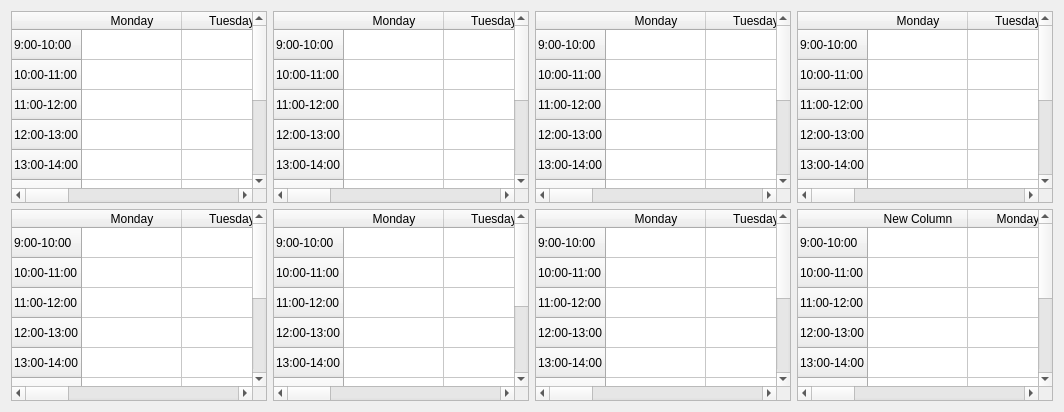
          <widget class="QWidget" name="tab_12">
           <attribute name="title">
            <string>Page</string>
           </attribute>
           <layout class="QGridLayout" name="gridLayout_12">
            <item row="0" column="0">
             <widget class="QTableWidget" name="tableWidget_21">
              <row>
               <property name="text">
                <string>9:00-10:00</string>
               </property>
              </row>
              <row>
               <property name="text">
                <string>10:00-11:00</string>
               </property>
              </row>
              <row>
               <property name="text">
                <string>11:00-12:00</string>
               </property>
              </row>
              <row>
               <property name="text">
                <string>12:00-13:00</string>
               </property>
              </row>
              <row>
               <property name="text">
                <string>13:00-14:00</string>
               </property>
              </row>
              <row>
               <property name="text">
                <string>14:00-15:00</string>
               </property>
              </row>
              <row>
               <property name="text">
                <string>15:00-16:00</string>
               </property>
              </row>
              <row>
               <property name="text">
                <string>16:00-17:00</string>
               </property>
              </row>
              <row>
               <property name="text">
                <string>17:00-18:00</string>
               </property>
              </row>
              <row>
               <property name="text">
                <string>18:00-19:00</string>
               </property>
              </row>
              <column>
               <property name="text">
                <string>Monday</string>
               </property>
              </column>
              <column>
               <property name="text">
                <string>Tuesday</string>
               </property>
              </column>
              <column>
               <property name="text">
                <string>Wednesday</string>
               </property>
              </column>
              <column>
               <property name="text">
                <string>Thursday</string>
               </property>
              </column>
              <column>
               <property name="text">
                <string>Friday</string>
               </property>
              </column>
             </widget>
            </item>
            <item row="0" column="1">
             <widget class="QTableWidget" name="tableWidget_22">
              <row>
               <property name="text">
                <string>9:00-10:00</string>
               </property>
              </row>
              <row>
               <property name="text">
                <string>10:00-11:00</string>
               </property>
              </row>
              <row>
               <property name="text">
                <string>11:00-12:00</string>
               </property>
              </row>
              <row>
               <property name="text">
                <string>12:00-13:00</string>
               </property>
              </row>
              <row>
               <property name="text">
                <string>13:00-14:00</string>
               </property>
              </row>
              <row>
               <property name="text">
                <string>14:00-15:00</string>
               </property>
              </row>
              <row>
               <property name="text">
                <string>15:00-16:00</string>
               </property>
              </row>
              <row>
               <property name="text">
                <string>16:00-17:00</string>
               </property>
              </row>
              <row>
               <property name="text">
                <string>17:00-18:00</string>
               </property>
              </row>
              <row>
               <property name="text">
                <string>18:00-19:00</string>
               </property>
              </row>
              <column>
               <property name="text">
                <string>Monday</string>
               </property>
              </column>
              <column>
               <property name="text">
                <string>Tuesday</string>
               </property>
              </column>
              <column>
               <property name="text">
                <string>Wednesday</string>
               </property>
              </column>
              <column>
               <property name="text">
                <string>Thursday</string>
               </property>
              </column>
              <column>
               <property name="text">
                <string>Friday</string>
               </property>
              </column>
             </widget>
            </item>
            <item row="0" column="2">
             <widget class="QTableWidget" name="tableWidget_23">
              <row>
               <property name="text">
                <string>9:00-10:00</string>
               </property>
              </row>
              <row>
               <property name="text">
                <string>10:00-11:00</string>
               </property>
              </row>
              <row>
               <property name="text">
                <string>11:00-12:00</string>
               </property>
              </row>
              <row>
               <property name="text">
                <string>12:00-13:00</string>
               </property>
              </row>
              <row>
               <property name="text">
                <string>13:00-14:00</string>
               </property>
              </row>
              <row>
               <property name="text">
                <string>14:00-15:00</string>
               </property>
              </row>
              <row>
               <property name="text">
                <string>15:00-16:00</string>
               </property>
              </row>
              <row>
               <property name="text">
                <string>16:00-17:00</string>
               </property>
              </row>
              <row>
               <property name="text">
                <string>17:00-18:00</string>
               </property>
              </row>
              <row>
               <property name="text">
                <string>18:00-19:00</string>
               </property>
              </row>
              <column>
               <property name="text">
                <string>Monday</string>
               </property>
              </column>
              <column>
               <property name="text">
                <string>Tuesday</string>
               </property>
              </column>
              <column>
               <property name="text">
                <string>Wednesday</string>
               </property>
              </column>
              <column>
               <property name="text">
                <string>Thursday</string>
               </property>
              </column>
              <column>
               <property name="text">
                <string>Friday</string>
               </property>
              </column>
             </widget>
            </item>
            <item row="0" column="3">
             <widget class="QTableWidget" name="tableWidget_24">
              <row>
               <property name="text">
                <string>9:00-10:00</string>
               </property>
              </row>
              <row>
               <property name="text">
                <string>10:00-11:00</string>
               </property>
              </row>
              <row>
               <property name="text">
                <string>11:00-12:00</string>
               </property>
              </row>
              <row>
               <property name="text">
                <string>12:00-13:00</string>
               </property>
              </row>
              <row>
               <property name="text">
                <string>13:00-14:00</string>
               </property>
              </row>
              <row>
               <property name="text">
                <string>14:00-15:00</string>
               </property>
              </row>
              <row>
               <property name="text">
                <string>15:00-16:00</string>
               </property>
              </row>
              <row>
               <property name="text">
                <string>16:00-17:00</string>
               </property>
              </row>
              <row>
               <property name="text">
                <string>17:00-18:00</string>
               </property>
              </row>
              <row>
               <property name="text">
                <string>18:00-19:00</string>
               </property>
              </row>
              <column>
               <property name="text">
                <string>Monday</string>
               </property>
              </column>
              <column>
               <property name="text">
                <string>Tuesday</string>
               </property>
              </column>
              <column>
               <property name="text">
                <string>Wednesday</string>
               </property>
              </column>
              <column>
               <property name="text">
                <string>Thursday</string>
               </property>
              </column>
              <column>
               <property name="text">
                <string>Friday</string>
               </property>
              </column>
             </widget>
            </item>
            <item row="1" column="0">
             <widget class="QTableWidget" name="tableWidget_25">
              <row>
               <property name="text">
                <string>9:00-10:00</string>
               </property>
              </row>
              <row>
               <property name="text">
                <string>10:00-11:00</string>
               </property>
              </row>
              <row>
               <property name="text">
                <string>11:00-12:00</string>
               </property>
              </row>
              <row>
               <property name="text">
                <string>12:00-13:00</string>
               </property>
              </row>
              <row>
               <property name="text">
                <string>13:00-14:00</string>
               </property>
              </row>
              <row>
               <property name="text">
                <string>14:00-15:00</string>
               </property>
              </row>
              <row>
               <property name="text">
                <string>15:00-16:00</string>
               </property>
              </row>
              <row>
               <property name="text">
                <string>16:00-17:00</string>
               </property>
              </row>
              <row>
               <property name="text">
                <string>17:00-18:00</string>
               </property>
              </row>
              <row>
               <property name="text">
                <string>18:00-19:00</string>
               </property>
              </row>
              <column>
               <property name="text">
                <string>Monday</string>
               </property>
              </column>
              <column>
               <property name="text">
                <string>Tuesday</string>
               </property>
              </column>
              <column>
               <property name="text">
                <string>Wednesday</string>
               </property>
              </column>
              <column>
               <property name="text">
                <string>Thursday</string>
               </property>
              </column>
              <column>
               <property name="text">
                <string>Friday</string>
               </property>
              </column>
             </widget>
            </item>
            <item row="1" column="1">
             <widget class="QTableWidget" name="tableWidget_26">
              <row>
               <property name="text">
                <string>9:00-10:00</string>
               </property>
              </row>
              <row>
               <property name="text">
                <string>10:00-11:00</string>
               </property>
              </row>
              <row>
               <property name="text">
                <string>11:00-12:00</string>
               </property>
              </row>
              <row>
               <property name="text">
                <string>12:00-13:00</string>
               </property>
              </row>
              <row>
               <property name="text">
                <string>13:00-14:00</string>
               </property>
              </row>
              <row>
               <property name="text">
                <string>14:00-15:00</string>
               </property>
              </row>
              <row>
               <property name="text">
                <string>16:00-17:00</string>
               </property>
              </row>
              <row>
               <property name="text">
                <string>17:00-18:00</string>
               </property>
              </row>
              <row>
               <property name="text">
                <string>18:00-19:00</string>
               </property>
              </row>
              <column>
               <property name="text">
                <string>Monday</string>
               </property>
              </column>
              <column>
               <property name="text">
                <string>Tuesday</string>
               </property>
              </column>
              <column>
               <property name="text">
                <string>Wednesday</string>
               </property>
              </column>
              <column>
               <property name="text">
                <string>Thursday</string>
               </property>
              </column>
              <column>
               <property name="text">
                <string>Friday</string>
               </property>
              </column>
             </widget>
            </item>
            <item row="1" column="2">
             <widget class="QTableWidget" name="tableWidget_27">
              <row>
               <property name="text">
                <string>9:00-10:00</string>
               </property>
              </row>
              <row>
               <property name="text">
                <string>10:00-11:00</string>
               </property>
              </row>
              <row>
               <property name="text">
                <string>11:00-12:00</string>
               </property>
              </row>
              <row>
               <property name="text">
                <string>12:00-13:00</string>
               </property>
              </row>
              <row>
               <property name="text">
                <string>13:00-14:00</string>
               </property>
              </row>
              <row>
               <property name="text">
                <string>14:00-15:00</string>
               </property>
              </row>
              <row>
               <property name="text">
                <string>15:00-16:00</string>
               </property>
              </row>
              <row>
               <property name="text">
                <string>16:00-17:00</string>
               </property>
              </row>
              <row>
               <property name="text">
                <string>17:00-18:00</string>
               </property>
              </row>
              <row>
               <property name="text">
                <string>18:00-19:00</string>
               </property>
              </row>
              <column>
               <property name="text">
                <string>Monday</string>
               </property>
              </column>
              <column>
               <property name="text">
                <string>Tuesday</string>
               </property>
              </column>
              <column>
               <property name="text">
                <string>Wednesday</string>
               </property>
              </column>
              <column>
               <property name="text">
                <string>Thursday</string>
               </property>
              </column>
              <column>
               <property name="text">
                <string>Friday</string>
               </property>
              </column>
             </widget>
            </item>
            <item row="1" column="3">
             <widget class="QTableWidget" name="tableWidget_28">
              <row>
               <property name="text">
                <string>9:00-10:00</string>
               </property>
              </row>
              <row>
               <property name="text">
                <string>10:00-11:00</string>
               </property>
              </row>
              <row>
               <property name="text">
                <string>11:00-12:00</string>
               </property>
              </row>
              <row>
               <property name="text">
                <string>12:00-13:00</string>
               </property>
              </row>
              <row>
               <property name="text">
                <string>13:00-14:00</string>
               </property>
              </row>
              <row>
               <property name="text">
                <string>14:00-15:00</string>
               </property>
              </row>
              <row>
               <property name="text">
                <string>15:00-16:00</string>
               </property>
              </row>
              <row>
               <property name="text">
                <string>16:00-17:00</string>
               </property>
              </row>
              <row>
               <property name="text">
                <string>17:00-18:00</string>
               </property>
              </row>
              <row>
               <property name="text">
                <string>18:00-19:00</string>
               </property>
              </row>
              <column>
               <property name="text">
                <string>New Column</string>
               </property>
              </column>
              <column>
               <property name="text">
                <string>Monday</string>
               </property>
              </column>
              <column>
               <property name="text">
                <string>Wednesday</string>
               </property>
              </column>
              <column>
               <property name="text">
                <string>Thursday</string>
               </property>
              </column>
              <column>
               <property name="text">
                <string>Friday</string>
               </property>
              </column>
             </widget>
            </item>
           </layout>
          </widget>
